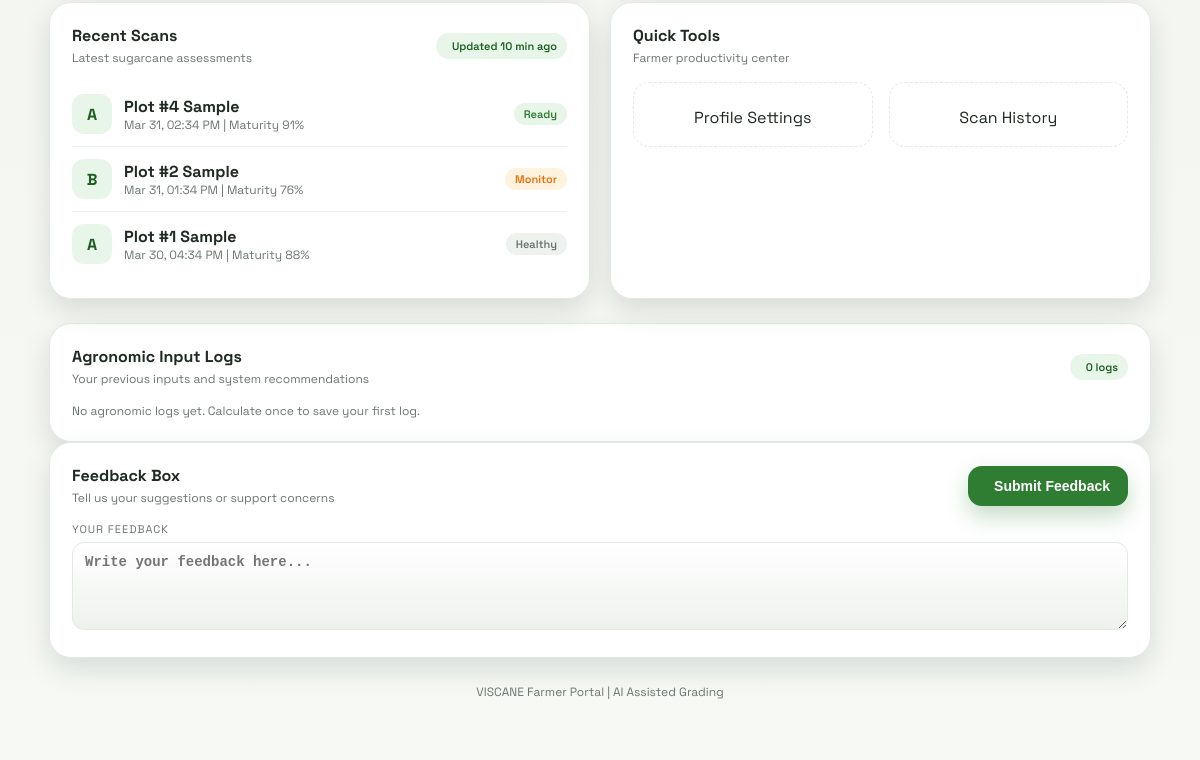
Before: /homepage (signed in, lower part) with the older database file.
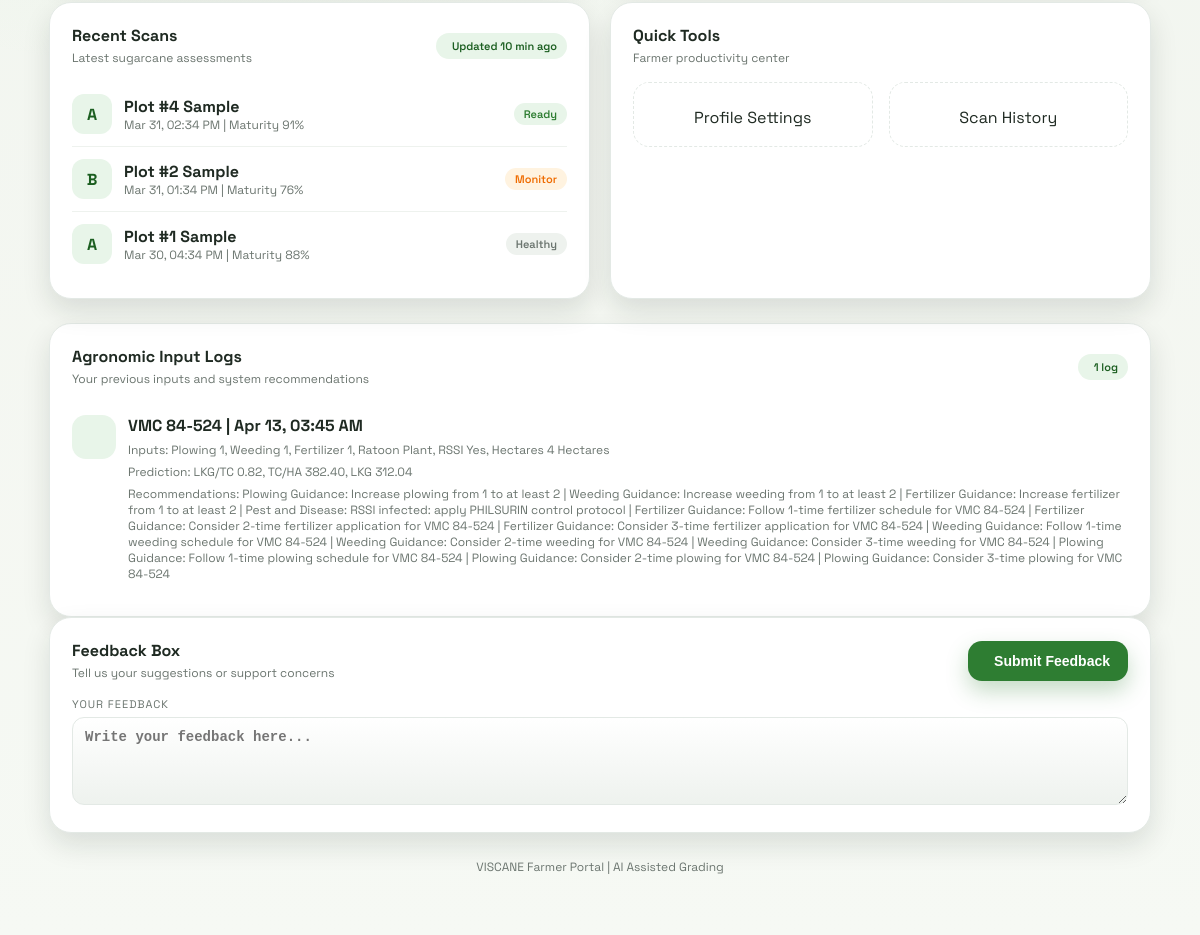
After: the same page with the newer database file.
### models.py (models this page shows)
class Scan(db.Model):
    id = db.Column(db.Integer, primary_key=True)
    user_id = db.Column(db.Integer, db.ForeignKey('user.id', ondelete='CASCADE'), nullable=False)
    plot_name = db.Column(db.String(80), nullable=False)
    grade = db.Column(db.String(2), nullable=False)
    maturity_pct = db.Column(db.Integer, nullable=False)
    status = db.Column(db.String(20), nullable=False, default='pending')
    created_at = db.Column(db.DateTime, default=datetime.utcnow, nullable=False)
    user = db.relationship('User', backref=db.backref('scans', lazy=True, cascade='all, delete-orphan'))

class AgronomicLog(db.Model):
    id = db.Column(db.Integer, primary_key=True)
    user_id = db.Column(db.Integer, db.ForeignKey('user.id', ondelete='CASCADE'), nullable=False)
    variety = db.Column(db.String(120), nullable=True)
    hectares = db.Column(db.String(50), nullable=True)
    plowing_count = db.Column(db.String(20), nullable=True)
    weeding_count = db.Column(db.String(20), nullable=True)
    fertilizer_count = db.Column(db.String(20), nullable=True)
    ratoon_stage = db.Column(db.String(40), nullable=True)
    rssi_infected = db.Column(db.String(20), nullable=True)
    predicted_lkg_tc = db.Column(db.Float, nullable=True)
    predicted_tc_ha = db.Column(db.Float, nullable=True)
    predicted_lkg = db.Column(db.Float, nullable=True)
    recommendations_summary = db.Column(db.Text, nullable=True)
    created_at = db.Column(db.DateTime, default=datetime.utcnow, nullable=False)
    user = db.relationship('User', backref=db.backref('agronomic_logs', lazy=True, cascade='all, delete-orphan'))

### app.py (the view, shortened to what this page needs)
@app.route('/homepage')
@farmer_login_required
def homepage():
    user = User.query.get(session.get('user_id'))
    if not user:
        session.pop('user_id', None)
        return redirect(url_for('auth', mode='login'))
    today = datetime.utcnow().date()
    seven_days_ago = datetime.utcnow() - timedelta(days=7)
    scans_today = Scan.query.filter(Scan.user_id == user.id, Scan.created_at >= datetime(today.year, today.month, today.day)).count()
    pending_scans = Scan.query.filter(Scan.user_id == user.id, Scan.status == 'pending').count()
    scans_last7 = Scan.query.filter(Scan.user_id == user.id, Scan.created_at >= seven_days_ago).all()
    recent_scans = Scan.query.filter_by(user_id=user.id).order_by(Scan.created_at.desc()).limit(3).all()
    agronomic_logs = AgronomicLog.query.filter_by(user_id=user.id).order_by(AgronomicLog.created_at.desc()).limit(10).all()
    announcements = Notification.query.order_by(Notification.created_at.desc()).limit(5).all()
    recommendations = session.get('farmer_recommendations') or DEFAULT_RECOMMENDATIONS
    grouped_recommendations = group_recommendations_by_category(recommendations)
    if scans_last7:
        grade_a = sum(1 for s in scans_last7 if s.grade.upper() == 'A')
        avg_grade_a = int((grade_a / len(scans_last7)) * 100)
        avg_maturity = int(sum(s.maturity_pct for s in scans_last7) / len(scans_last7))
    else:
        avg_grade_a = 0
        avg_maturity = 0
    if avg_maturity >= 85:
        yield_est = "High"
        harvest_window = "3-7 days"
    elif avg_maturity >= 75:
        yield_est = "Medium"
        harvest_window = "8-12 days"
    else:
        yield_est = "Low"
        harvest_window = "14-18 days"
    message = request.args.get('message')
    error = request.args.get('error')
    return render_template(
        'homepage.html',
        user=user,
        scans_today=scans_today,
        pending_scans=pending_scans,
        avg_grade_a=avg_grade_a,
        yield_est=yield_est,
        harvest_window=harvest_window,
        avg_maturity=avg_maturity,
        recent_scans=recent_scans,
        agronomic_logs=agronomic_logs,
        announcements=announcements,
        recommendations=recommendations,
        grouped_recommendations=grouped_recommendations,
        message=message,
        error=error
    )

### app.py (called while the page is built)
def farmer_login_required(view):
    @wraps(view)
    def wrapped(*args, **kwargs):
        if not session.get('user_id'):
            return redirect(url_for('auth', mode='login'))
        user = User.query.get(session.get('user_id'))
        if not user or user.is_archived or not user.is_active:
            session.pop('user_id', None)
            return redirect(url_for('auth', mode='login'))
        return view(*args, **kwargs)
    return wrapped

### templates/homepage.html (shortened to what the changed rows need)
<!DOCTYPE html>
<html lang="en">
<head>
    <link rel="stylesheet" href="{{ url_for('static', filename='style.css') }}">
</head>
<body class="farmer-layout">
    <main class="dashboard-container fade-in">
        <section class="section-grid two-col">
            <div class="panel">
                {% if recent_scans %}
                    {% for scan in recent_scans %}
                        <div class="recent-item">
                            <div class="recent-grade">{{ scan.grade }}</div>
                            <div style="flex: 1;">
                                <h4 style="margin: 0;">{{ scan.plot_name }}</h4>
                                <div class="list-meta">{{ scan.created_at.strftime('%b %d, %I:%M %p') }} | Maturity {{ scan.maturity_pct }}%</div>
                            </div>
                            {% if scan.status == 'ready' %}
                                <span class="tag success">Ready</span>
                            {% elif scan.status == 'monitor' %}
                                <span class="tag warning">Monitor</span>
                            {% else %}
                                <span class="tag">Healthy</span>
                            {% endif %}
                        </div>
                    {% endfor %}
                {% else %}
                    <div class="list-meta">No scans yet. Start your first analysis.</div>
                {% endif %}
            </div>
        </section>
        <section class="panel">
            <div class="panel-header">
                <div>
                    <h3 class="panel-title">Agronomic Input Logs</h3>
                    <p class="panel-subtitle">Your previous inputs and system recommendations</p>
                </div>
                <span class="badge">{{ agronomic_logs|length }} log{% if agronomic_logs|length != 1 %}s{% endif %}</span>
            </div>
            {% if agronomic_logs %}
                {% for log in agronomic_logs %}
                    <div class="list-row" style="align-items: flex-start;">
                        <div class="list-badge"></div>
                        <div style="flex: 1;">
                            <h4 style="margin: 0;">
                                {{ log.variety or 'Unknown Variety' }} | {{ log.created_at.strftime('%b %d, %I:%M %p') if log.created_at else 'Date unavailable' }}
                            </h4>
                            <div class="list-meta" style="margin-top: 6px;">
                                Inputs: Plowing {{ log.plowing_count or '-' }}, Weeding {{ log.weeding_count or '-' }}, Fertilizer {{ log.fertilizer_count or '-' }}, Ratoon {{ log.ratoon_stage or '-' }}, RSSI {{ log.rssi_infected or '-' }}, Hectares {{ log.hectares or '-' }}
                            </div>
                            <div class="list-meta" style="margin-top: 6px;">
                                Prediction: LKG/TC {{ '%.2f'|format(log.predicted_lkg_tc) if log.predicted_lkg_tc is not none else 'Pending' }}, TC/HA {{ '%.2f'|format(log.predicted_tc_ha) if log.predicted_tc_ha is not none else 'Pending' }}, LKG {{ '%.2f'|format(log.predicted_lkg) if log.predicted_lkg is not none else 'Pending' }}
                            </div>
                            <div class="list-meta" style="margin-top: 6px;">
                                Recommendations: {{ log.recommendations_summary or 'No recommendation generated.' }}
                            </div>
                        </div>
                    </div>
                {% endfor %}
            {% else %}
                <div class="list-meta">No agronomic logs yet. Calculate once to save your first log.</div>
            {% endif %}
        </section>
    </main>
</body>
</html>

Changed rows visible on the page:
added AgronomicLog: variety "VMC 84-524", created_at "Apr 13, 03:45 AM", plowing_count "1", weeding_count "1", fertilizer_count "1", ratoon_stage "Plant", rssi_infected "Yes", hectares "4 Hectares", predicted_lkg_tc "0.82", predicted_tc_ha "382.40", predicted_lkg "312.04", recommendations_summary "Plowing Guidance: Increase plowing from 1 to at least 2 | Weeding Guidance: Increase weeding from 1 to at least 2 | Fertilizer Guidance: Increase fertilizer from 1 to at least 2 | Pest and Disease: RSSI infected: apply PHILSURIN control protocol | Fertilizer Guidance: Follow 1-time fertilizer schedule for VMC 84-524 | Fertilizer Guidance: Consider 2-time fertilizer application for VMC 84-524 | Fertilizer Guidance: Consider 3-time fertilizer application for VMC 84-524 | Weeding Guidance: Follow 1-time weeding schedule for VMC 84-524 | Weeding Guidance: Consider 2-time weeding for VMC 84-524 | Weeding Guidance: Consider 3-time weeding for VMC 84-524 | Plowing Guidance: Follow 1-time plowing…"
Other visible differences:
{{ agronomic_logs|length }}: "0" → "1"
text no longer shown: "s No agronomic logs yet. Calculate once to save your first log."
